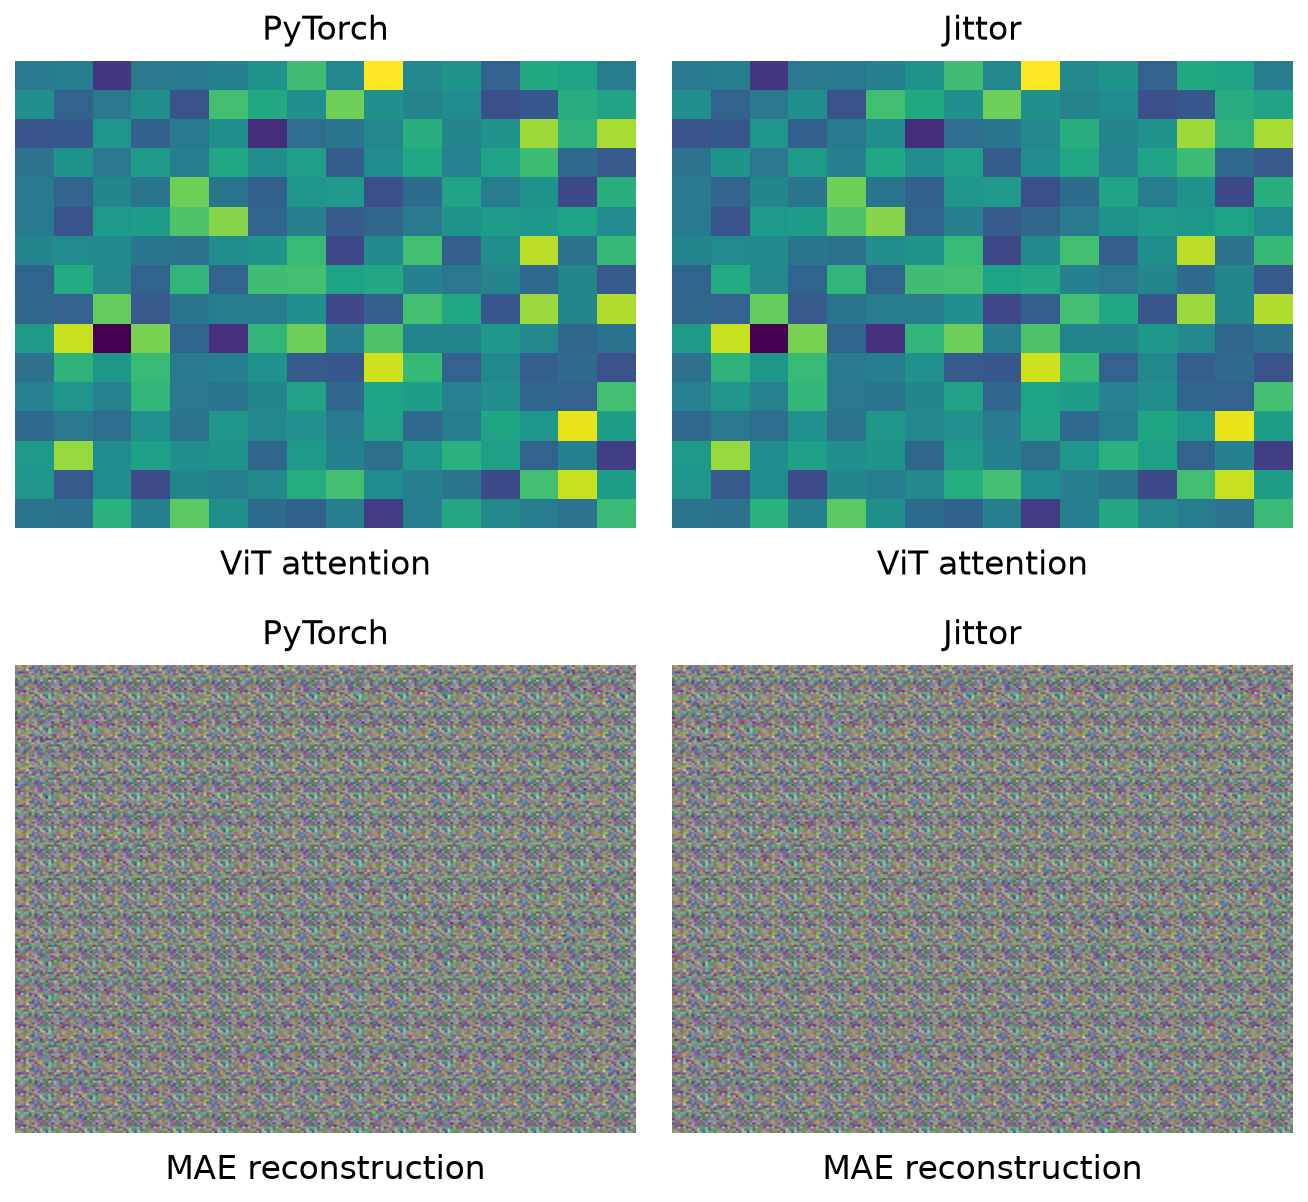

This chart was generated by the following Python code:
from __future__ import annotations

from pathlib import Path

import matplotlib.pyplot as plt
import numpy as np

root = Path(__file__).resolve().parents[2]
data = np.load(root / "data" / "tensors" / "vit_mae_tensors.npz")

panels = [
    ("PyTorch", "ViT attention", data["vit_attn_src"], "viridis"),
    ("Jittor", "ViT attention", data["vit_attn_tgt"], "viridis"),
    ("PyTorch", "MAE reconstruction", data["mae_rec_src"], None),
    ("Jittor", "MAE reconstruction", data["mae_rec_tgt"], None),
]

plt.rcParams.update({
    "font.family": "sans-serif",
    "font.sans-serif": ["DejaVu Sans", "Arial", "Helvetica"],
    "font.size": 8,
    "axes.titlesize": 8,
    "axes.titlepad": 5,
    "xtick.labelsize": 7,
    "ytick.labelsize": 7,
})
fig, axes = plt.subplots(2, 2, figsize=(4.5, 4.15))
for ax, (title, label, arr, cmap) in zip(axes.flat, panels):
    if cmap is None:
        im = ax.imshow(arr, aspect="auto")
    else:
        im = ax.imshow(arr, cmap=cmap, aspect="auto")
    ax.set_title(title)
    ax.set_xlabel(label, labelpad=5)
    ax.set_xticks([])
    ax.set_yticks([])
    for spine in ax.spines.values():
        spine.set_visible(False)
fig.tight_layout()
fig.savefig("plot.png", dpi=300, bbox_inches="tight", pad_inches=0.05)
